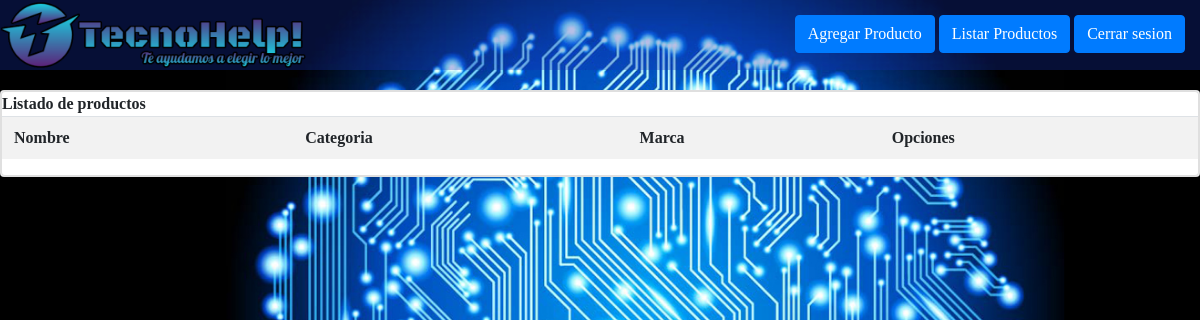
Before: /catalogo/listar-productos with the older database file.
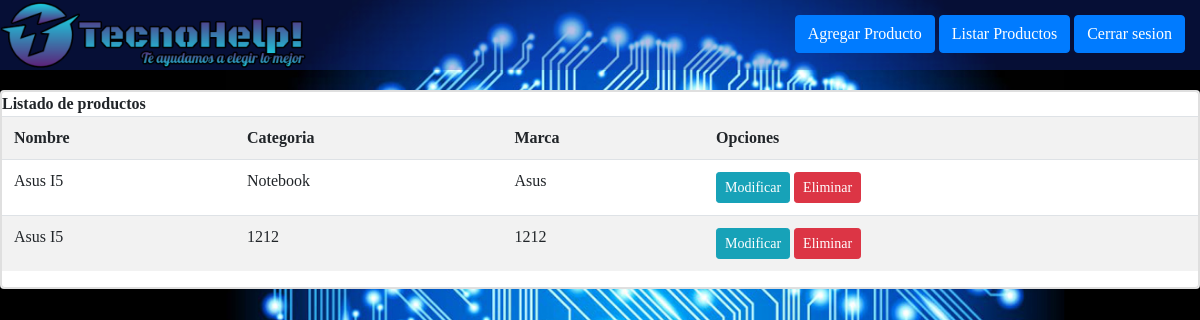
After: the same page with the newer database file.
### catalogo/models.py (models this page shows, shortened)
class Producto(models.Model):
    nombre = models.CharField(max_length=60)
    categoria = models.CharField(max_length=30)
    marca = models.CharField(max_length=30)
    imagen = models.ImageField(upload_to="celulares", null=True)

### catalogo/views.py (the view)
# urls.py: path('listar-productos', views.listar_productos, name='listar_productos'),
def listar_productos(request):
    productos = Producto.objects.all()
    context = {'productos':productos}
    return render(request, 'app/crud/listar.html', context)

### catalogo/templates/app/crud/listar.html (shortened to what this page needs)
{% extends 'app/baseuser.html' %}
{% block contenido %}
    <div class="card">
        <div class="card body">
            <b>
                Listado de productos
            </b>
            <table class="table table-striped table-hover table-responsive-sm">
                <tr>
                    <th>Nombre</th>
                    <th>Categoria</th>
                    <th>Marca</th>
                    <th>Opciones</th>
                </tr>
                {% for prod in productos %}
                    <tr>
                        <td>{{ prod.nombre | title }}</td>
                        <td>{{ prod.categoria | title }}</td>
                        <td>{{ prod.marca | title }}</td>
                        <th>
                            <a href="{% url 'modificar_producto' prod.id %}" class="btn btn-info btn-sm">Modificar</a>
                            <a href="#" onclick="eliminarProducto({{prod.id}})" class="btn btn-danger btn-sm">Eliminar</a>
                        </th>
                    </tr>
                {% endfor %}
            </table>
        </div>
    </div>
{% endblock %}

Changed rows visible on the page:
added Producto: nombre "Asus I5", categoria "Notebook", marca "Asus"
added Producto: nombre "Asus I5", categoria "1212", marca "1212"
